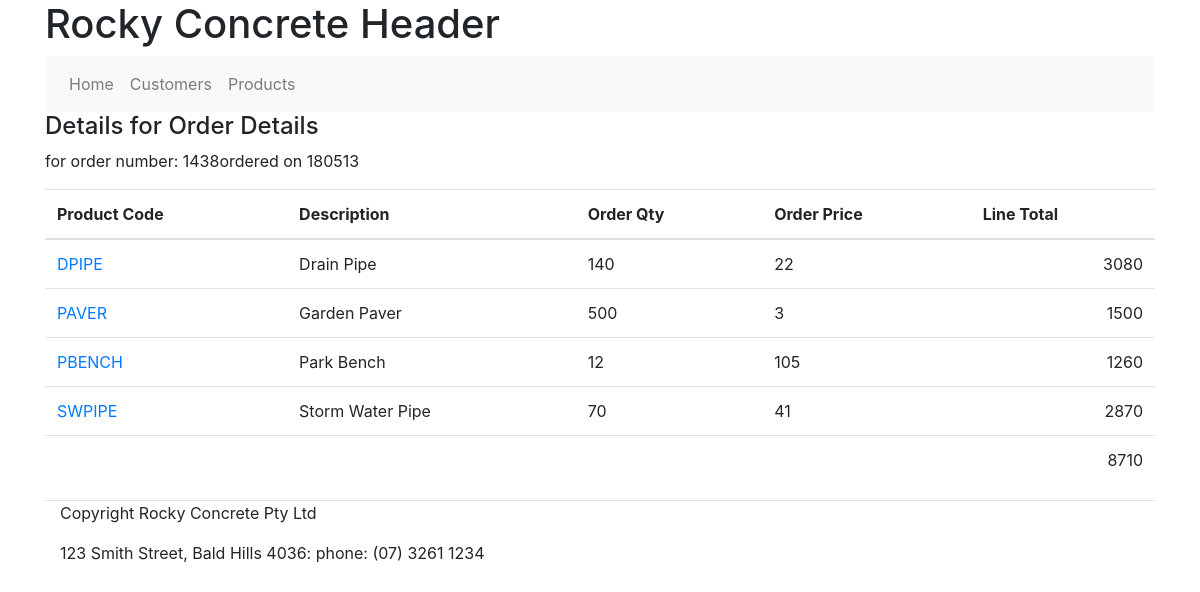
Screenshot of /order_details?oid=1438 with the database file from the repository.
### tables this page shows
CREATE TABLE `order_details` (
  `order_no` int(11) NOT NULL,
  `prod_code` varchar(10) NOT NULL,
  `order_qty` int(11) NOT NULL,
  `order_price` decimal(10,0) NOT NULL
);

CREATE TABLE orders (order_no int (11) NOT NULL, order_date int (11) NOT NULL, cust_no int (11) NOT NULL);

CREATE TABLE `products` (
  `prod_code` varchar(10) NOT NULL,
  `description` varchar(50) NOT NULL,
  `prod_group` varchar(2) NOT NULL,
  `list_price` decimal(10,0) NOT NULL,
  `qty_on_hand` tinyint(4) NOT NULL,
  `remake_level` tinyint(4) NOT NULL,
  `remake_qty` tinyint(4) NOT NULL
);

### app.py (the view)
@app.route('/order_details')
def order_details():
    if request.args.get('oid'):
        id = int(request.args.get('oid'))
        sql = """
                select od.order_no, order_date, od.prod_code, order_qty, order_price, description, order_qty*order_price as 'total'
                from order_details od, products p, orders o
                where od.prod_code = p.prod_code
                and o.order_no = od.order_no
                and od.order_no = ?;"""
        cur.execute(sql,(id,))
        order_results = cur.fetchall()
        sql = """
                select sum(order_qty*order_price) as 'order total'
                from order_details
                where order_no = ?;"""
        cur.execute(sql, (id,))
        total = cur.fetchone()
        return render_template("order_details.html", title='Order Details', \
                               details=order_results, order_total=total)

### templates/order_details.html
{% extends 'layout.html' %}
{% block mainContent %}
<h4>Details for Order Details</h4>
<p>for order number: {{details[0]['order_no']}}ordered on {{details[0]['order_date']}}</p>
<table class="table">
    <thead>
    <tr>
        <th>Product Code</th>
        <th>Description</th>
        <th>Order Qty</th>
        <th>Order Price</th>
        <th>Line Total</th>
    </tr>
    </thead>
    <tbody>
    {% for item in details %}
    <tr>
        <td><a href="/product_details?pd={{item['order_no']}}">{{item['prod_code']}}</a></td>
        <td>{{item['description']}}</td>
        <td>{{item['order_qty']}}</td>
        <td>{{item['order_price']}}</td>
        <td style="text-align: right;">{{item['total']}}</td>
    </tr>
    {% endfor %}
    <tr>
        <td colspan="5" style="text-align: right;">{{order_total['order total']}}</td>
    </tr>
    </tbody>
</table>
{% endblock %}

### rows the page displays
order_details: order_no "1438", prod_code "DPIPE", description "Drain Pipe", order_qty "140", order_price "22", total "3080"
orders: order_date "180513"
order_details: prod_code "PAVER", description "Garden Paver", order_qty "500", order_price "3", total "1500"
order_details: prod_code "PBENCH", description "Park Bench", order_qty "12", order_price "105", total "1260"
order_details: prod_code "SWPIPE", description "Storm Water Pipe", order_qty "70", order_price "41", total "2870"

### other values shown
{{ order_total['order total'] }} "8710"
